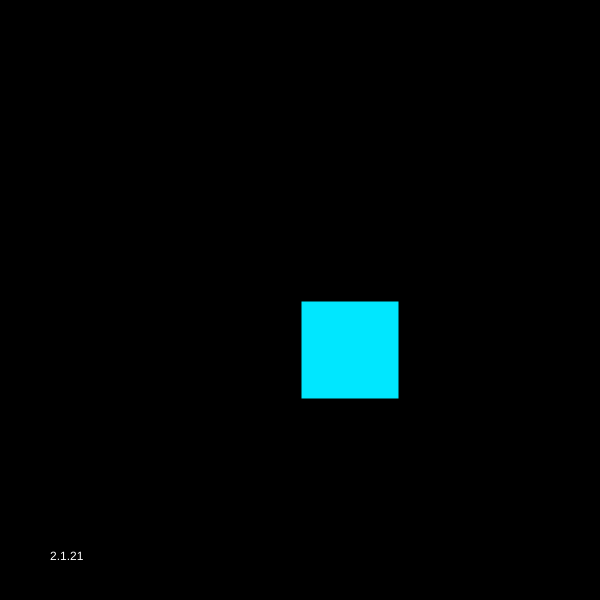
Frame 1 (no input)
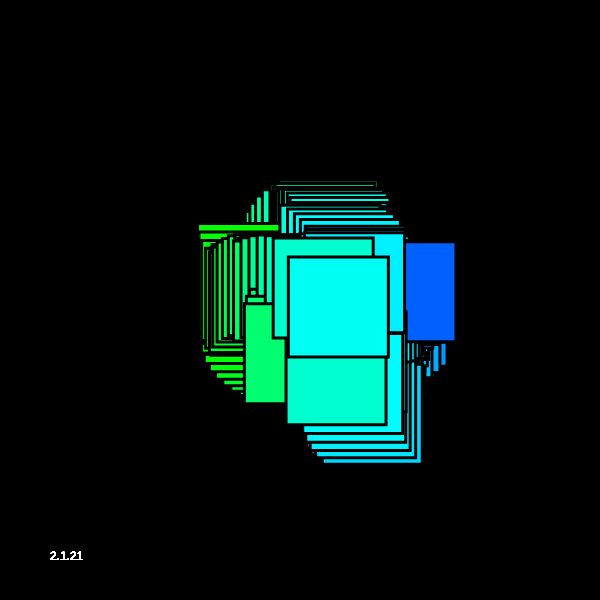
Frame 60 (no input)
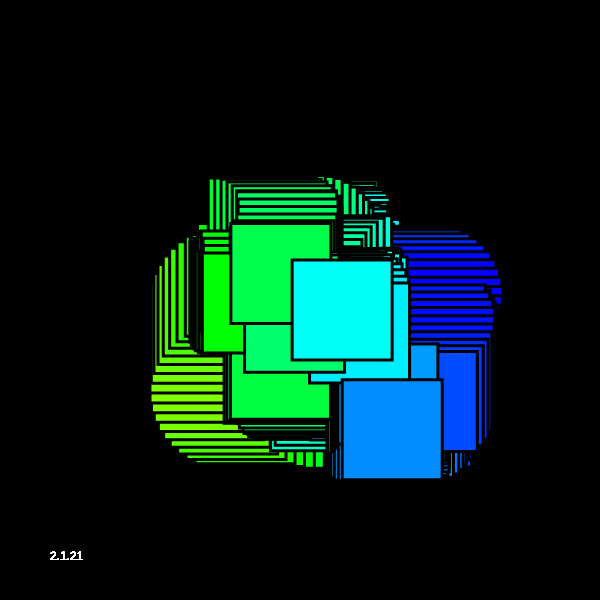
Frame 120 (the mouse pressed at the canvas centre since frame 60)

The p5.js sketch that drew these frames (run headless with seeded random() and noise() and a simulated clock; from frame 60 on, the mouse is pressed at the canvas centre):

// p5.js sketch
// ── sketch.js

var circles = []
var total = 10
var img;


function setup () {
  w = 600;
    var canvas;
    if(windowWidth>=600 && windowHeight >=600){
      canvas = createCanvas(600, 600);
    }
    else{
      canvas = createCanvas(windowWidth, windowHeight - 100);
    }

    var x = (windowWidth - width) / 2;
    var y = (windowHeight - height) / 2;

    canvas.position(x, y);
    background(0);

  
  for(var i = 0; i < total; i++){
    circles[i] = {};
    circles[i].prevPos = {x: width/2, y: height/2}
    circles[i].pos = {x: width/2, y: height/2}
    circles[i].dir = random() > 1.5 ? 1 : -1
    circles[i].radius = random(3, 10)
    circles[i].angle = 0
  }
  colorMode(HSB);
}

function draw() {
  for(var i = 0; i < total; i++){
    var circle = circles[i]
    circle.angle += 1.4/circle.radius*circle.dir

    circle.pos.x += cos(circle.angle) * circle.radius
    circle.pos.y += sin(circle.angle) * circle.radius
    if(random(100) > 80 || circle.pos.x < 0 || circle.pos.x > width || circle.pos.y < 0 || circle.pos.y > height){
      circle.dir *= -1
      circle.radius = random(3, 10)
      circle.angle += PI
    }

    stroke(0)

    strokeWeight(3)

     fill(map(circle.pos.x, 0, width, 0, 360), 255, 255, 10);

    rect(circle.prevPos.x, circle.prevPos.y, 100, 100);

    circle.prevPos.x = circle.pos.x
    circle.prevPos.y = circle.pos.y
  }
  fill(255);
  noStroke();
  text("2.1.21", 50, height - 40);
}
